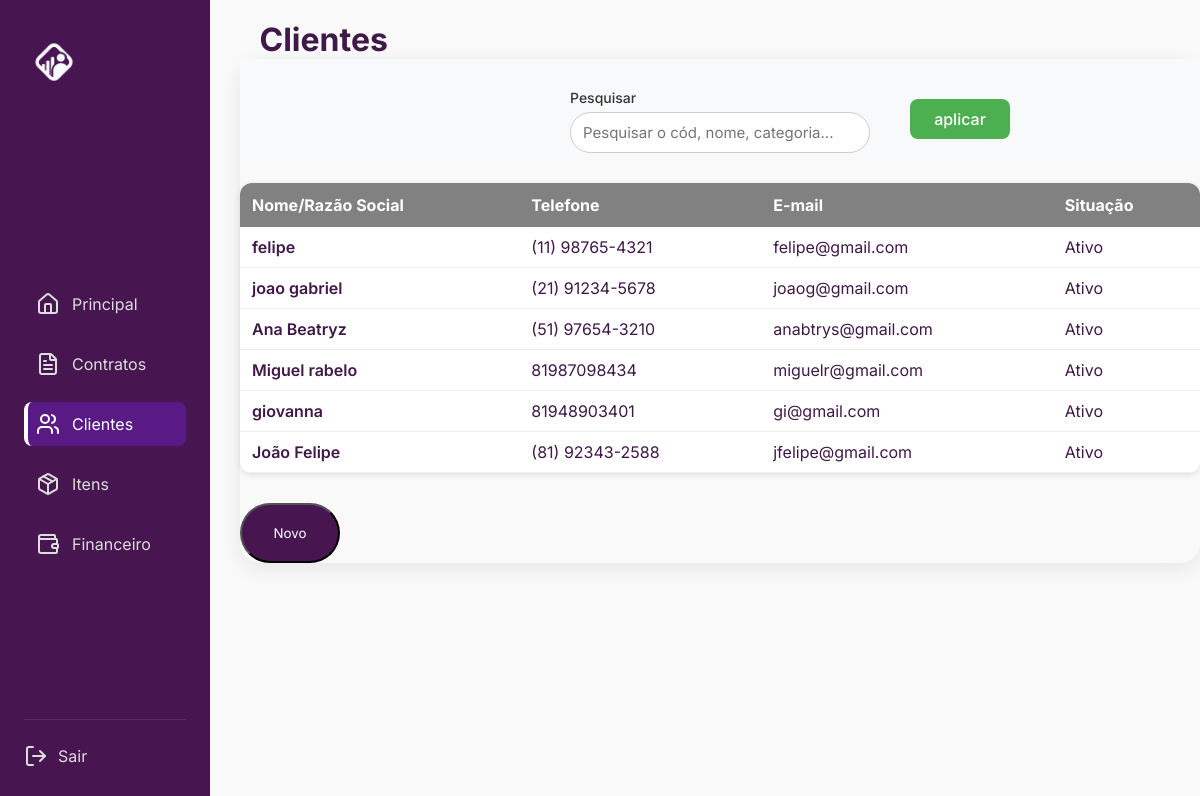
Page /clientes/ on the earlier database version.
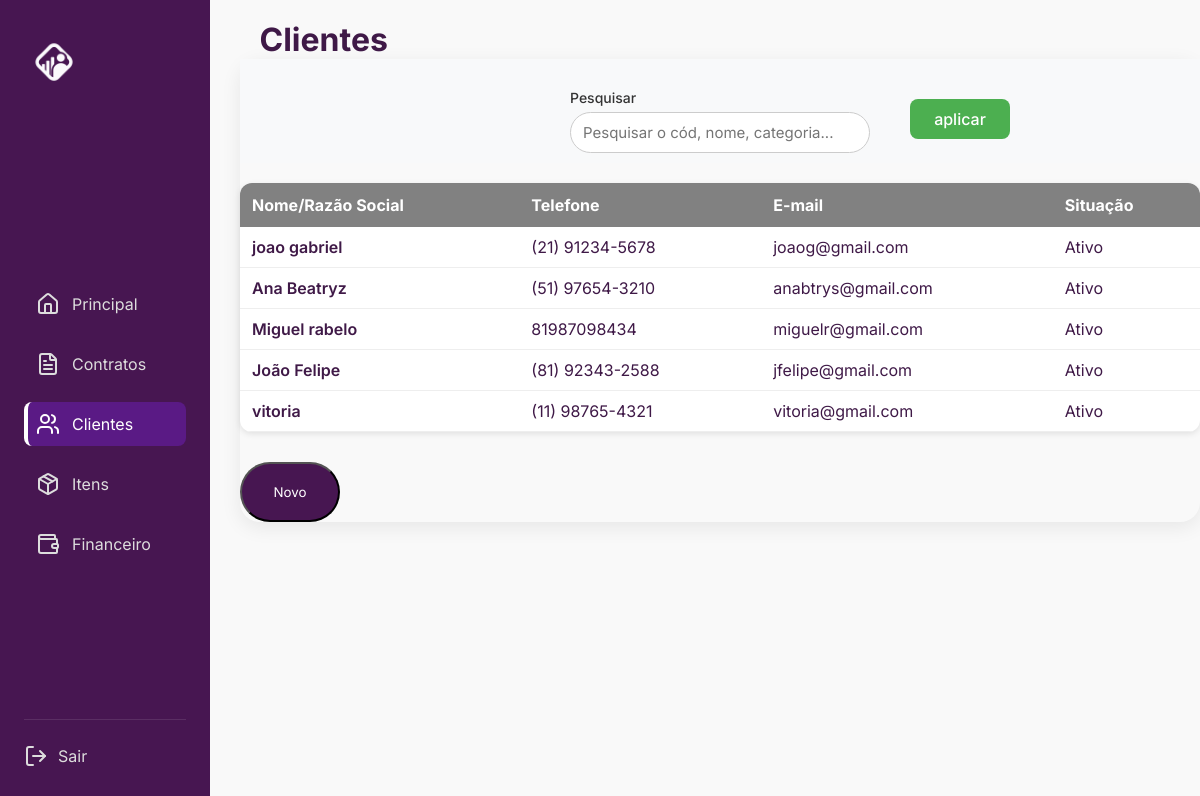
Same page on the later database version.
### forum/models.py (models this page shows, shortened)
class Cliente(models.Model):
    nome = models.CharField(max_length=100)
    tema = models.CharField(max_length=150, blank=True, null=True)
    data_evento = models.DateField(blank=True, null=True)
    local = models.CharField(max_length=150, blank=True, null=True)
    valor_total = models.DecimalField(max_digits=10, decimal_places=2, blank=True, null=True)
    email = models.EmailField(unique=True)
    telefone = models.CharField(max_length=20)
    situacao = models.CharField(
        max_length=15,
        choices=[('ativa', 'Ativa'), ('desativado', 'Desativado')],
        default='ativo'
    )

### forum/views.py (the view)
# urls.py: path('', views.lista_clientes, name='lista_clientes'),
def lista_clientes(request):
    termo_pesquisa = request.GET.get('pesquisar', '')  # pega o valor digitado
    if termo_pesquisa:
        clientes = Cliente.objects.filter(
            nome__icontains=termo_pesquisa
        ) | Cliente.objects.filter(
            email__icontains=termo_pesquisa
        ) | Cliente.objects.filter(
            telefone__icontains=termo_pesquisa
        )
    else:
        clientes = Cliente.objects.all()  # mostra todos se não tiver filtro
    return render(request, 'index.html', {'clientes': clientes})

### forum/templates/index.html (shortened to what this page needs)
<!DOCTYPE html>
<html lang="en">
<head>
  {% load static %}
  <link rel="stylesheet" href="{% static 'forum/style.css' %}">
</head>
<body data-section="clientes">
    <div class="container">
    <aside class="sidebar">
      <div class="logo">
        <img src="{% static 'forum/img/logobranca.png' %}">
      </div>
      <nav class="menu">
        <a href="{% url 'home' %}" class="menu-item" data-section="home">
            <i data-lucide="home"></i>
          <span>Principal</span>
        </a>
        <a href="{% url 'contratos' %}" class="menu-item" data-section="contratos">
          <i data-lucide="file-text"></i>
          <span>Contratos</span>
        </a>
        <a href="{% url 'lista_clientes' %}" class="menu-item active" data-section="clientes">
          <i data-lucide="users"></i>
          <span>Clientes</span>
        </a>
          <a href="{% url 'listar_itens' %}" class="menu-item" data-section="itens">
          <i data-lucide="package"></i>
          <span>Itens</span>
          </a>
        <a href="{% url 'painel_financeiro' %}"  class="menu-item" data-section="financas">
          <i data-lucide="wallet"></i>
          <span>Financeiro</span>
        </a>
      </nav>
      <div class="logout">
        <a href="{% url 'pagina_login' %}">
          <i data-lucide="log-out"></i>
          <span>Sair</span>
        </a>
      </div>
    </aside>
    <main>
        <h1>Clientes</h1>
    <section class="painel">
    <main class="main">
      <div class="filtros-container">
       <form method="get" class="filtros-container">
        <div class="campo">
          <label for="pesquisar" >Pesquisar</label>
          <div class="input-icon">
            <input type="text" id="pesquisar" placeholder="Pesquisar o cód, nome, categoria..." value="{{ request.GET.pesquisar }}" name="pesquisar">
          </div>
        </div>
 <div class="botoes">
    <button type="submit">aplicar</button>
 </div>
    </main>
   <div class="tabela-clientes">
  <table>
    <thead>
      <tr>
        <th>Nome/Razão Social</th>
        <th>Telefone</th>
        <th>E-mail</th>
        <th>Situação</th>
      </tr>
    </thead>
    <tbody>
      {% for cliente in clientes %}
      <tr class="cliente-row" onclick="window.location.href='{% url 'contrato_cliente' cliente.id %}'">
        <td class="cliente-link">
          {{ cliente.nome }}
        </td>
        <td>{{ cliente.telefone }}</td>
        <td>{{ cliente.email }}</td>
        <td>Ativo</td>
      </tr>
      {% empty %}
      <tr>
        <td colspan="4">Nenhum cliente encontrado.</td>
      </tr>
      {% endfor %}
    </tbody>
  </table>
  <div class="botoes">
   <button><a href="{% url 'adicionar_cliente' %}" class="btn-novo" style="color: white; text-decoration: none;">Novo</a>
</button>
  </div>
</div>
  </div>
</body>
</html>

Differences in the rows shown:
removed Cliente: nome "felipe", telefone "(11) 98765-4321", email "felipe@gmail.com"
removed Cliente: nome "giovanna", telefone "81948903401", email "gi@gmail.com"
added Cliente: nome "vitoria", telefone "(11) 98765-4321", email "vitoria@gmail.com"
